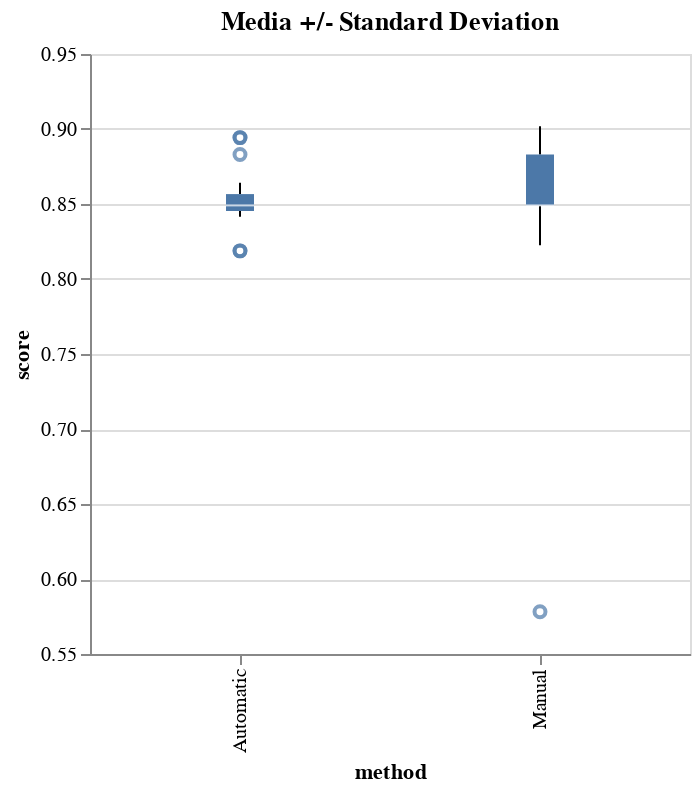

The notebook cell this image was saved under:
### Code cell
alt.Chart(all_performances[all_performances['dataset'] == dataset]).mark_boxplot().encode(
    x=alt.X('method:N'),
    y=alt.Y('score:Q', scale=alt.Scale(zero=False))
).properties(width=300, height=300, title='Media +/- Standard Deviation')

### Figure 1 — Vega-Lite specification as saved in the notebook (floating-point values rounded to 4 significant figures)
{"config": {"view": {"continuousWidth": 400, "continuousHeight": 300}}, "data": {"name": "data-1be1fac29e1597172d9ccc7be3594f58"}, "mark": "boxplot", "encoding": {"x": {"type": "nominal", "field": "method"}, "y": {"type": "quantitative", "field": "score", "scale": {"zero": false}}}, "height": 300, "title": "Media +/- Standard Deviation", "width": 300, "$schema": "https://vega.github.io/schema/vega-lite/v4.8.1.json", "datasets": {"data-1be1fac29e1597172d9ccc7be3594f58": [{"dataset": "LL1_GS_process_classification_tabular_MIN_METADATA", "method": "Manual", "score": 0.9019, "time": "2021-10-05T00:22:36.272962"}, {"dataset": "LL1_GS_process_classification_tabular_MIN_METADATA", "method": "Manual", "score": 0.9018, "time": "2021-10-05T00:22:11.917924"}, {"dataset": "LL1_GS_process_classification_tabular_MIN_METADATA", "method": "Manual", "score": 0.898, "time": "2021-10-05T00:23:00.395780"}, {"dataset": "LL1_GS_process_classification_tabular_MIN_METADATA", "method": "Manual", "score": 0.8867, "time": "2021-10-05T00:04:28.174732"}, {"dataset": "LL1_GS_process_classification_tabular_MIN_METADATA", "method": "Manual", "score": 0.8867, "time": "2021-10-05T00:05:16.161161"}, {"dataset": "LL1_GS_process_classification_tabular_MIN_METADATA", "method": "Manual", "score": 0.8867, "time": "2021-10-05T00:06:53.886716"}, {"dataset": "LL1_GS_process_classification_tabular_MIN_METADATA", "method": "Manual", "score": 0.883, "time": "2021-10-05T00:18:18.562980"}, {"dataset": "LL1_GS_process_classification_tabular_MIN_METADATA", "method": "Manual", "score": 0.8829, "time": "2021-10-05T00:13:36.390701"}, {"dataset": "LL1_GS_process_classification_tabular_MIN_METADATA", "method": "Manual", "score": 0.8829, "time": "2021-10-05T00:18:39.122854"}, {"dataset": "LL1_GS_process_classification_tabular_MIN_METADATA", "method": "Manual", "score": 0.8716, "time": "2021-10-05T00:12:09.290963"}, {"dataset": "LL1_GS_process_classification_tabular_MIN_METADATA", "method": "Manual", "score": 0.8566, "time": "2021-10-05T00:00:58.291695"}, {"dataset": "LL1_GS_process_classification_tabular_MIN_METADATA", "method": "Manual", "score": 0.8566, "time": "2021-10-05T00:01:45.769658"}, {"dataset": "LL1_GS_process_classification_tabular_MIN_METADATA", "method": "Manual", "score": 0.8491, "time": "2021-10-05T00:00:34.301853"}, {"dataset": "LL1_GS_process_classification_tabular_MIN_METADATA", "method": "Manual", "score": 0.8491, "time": "2021-10-05T00:01:21.900627"}, {"dataset": "LL1_GS_process_classification_tabular_MIN_METADATA", "method": "Manual", "score": 0.8491, "time": "2021-10-05T00:03:46.038200"}, {"dataset": "LL1_GS_process_classification_tabular_MIN_METADATA", "method": "Manual", "score": 0.8491, "time": "2021-10-05T00:14:36.369589"}, {"dataset": "LL1_GS_process_classification_tabular_MIN_METADATA", "method": "Manual", "score": 0.8491, "time": "2021-10-05T00:15:00.389388"}, {"dataset": "LL1_GS_process_classification_tabular_MIN_METADATA", "method": "Manual", "score": 0.8491, "time": "2021-10-05T00:23:23.961417"}, {"dataset": "LL1_GS_process_classification_tabular_MIN_METADATA", "method": "Manual", "score": 0.8491, "time": "2021-10-05T00:23:48.279425"}, {"dataset": "LL1_GS_process_classification_tabular_MIN_METADATA", "method": "Manual", "score": 0.8491, "time": "2021-10-05T00:29:25.078869"}, {"dataset": "LL1_GS_process_classification_tabular_MIN_METADATA", "method": "Manual", "score": 0.849, "time": "2021-10-05T00:05:40.568798"}, {"dataset": "LL1_GS_process_classification_tabular_MIN_METADATA", "method": "Manual", "score": 0.849, "time": "2021-10-05T00:06:04.873455"}, {"dataset": "LL1_GS_process_classification_tabular_MIN_METADATA", "method": "Manual", "score": 0.849, "time": "2021-10-05T00:06:29.456927"}, {"dataset": "LL1_GS_process_classification_tabular_MIN_METADATA", "method": "Manual", "score": 0.849, "time": "2021-10-05T00:11:45.060641"}, {"dataset": "LL1_GS_process_classification_tabular_MIN_METADATA", "method": "Manual", "score": 0.8453, "time": "2021-10-05T00:04:49.329679"}, {"dataset": "LL1_GS_process_classification_tabular_MIN_METADATA", "method": "Manual", "score": 0.8415, "time": "2021-10-05T00:13:12.464281"}, {"dataset": "LL1_GS_process_classification_tabular_MIN_METADATA", "method": "Manual", "score": 0.8225, "time": "2021-10-05T00:28:39.916925"}, {"dataset": "LL1_GS_process_classification_tabular_MIN_METADATA", "method": "Manual", "score": 0.5782, "time": "2021-10-05T00:12:33.533415"}, {"dataset": "LL1_GS_process_classification_tabular_MIN_METADATA", "method": "Automatic", "score": 0.8943, "time": "2021-10-05T00:22:47.131000"}, {"dataset": "LL1_GS_process_classification_tabular_MIN_METADATA", "method": "Automatic", "score": 0.8943, "time": "2021-10-05T00:23:26.250753"}, {"dataset": "LL1_GS_process_classification_tabular_MIN_METADATA", "method": "Automatic", "score": 0.8829, "time": "2021-10-05T00:28:18.961295"}, {"dataset": "LL1_GS_process_classification_tabular_MIN_METADATA", "method": "Automatic", "score": 0.8642, "time": "2021-10-05T00:26:11.972368"}, {"dataset": "LL1_GS_process_classification_tabular_MIN_METADATA", "method": "Automatic", "score": 0.8641, "time": "2021-10-05T00:16:09.821089"}, {"dataset": "LL1_GS_process_classification_tabular_MIN_METADATA", "method": "Automatic", "score": 0.8604, "time": "2021-10-05T00:30:15.654395"}, {"dataset": "LL1_GS_process_classification_tabular_MIN_METADATA", "method": "Automatic", "score": 0.8528, "time": "2021-10-05T00:12:56.798902"}, {"dataset": "LL1_GS_process_classification_tabular_MIN_METADATA", "method": "Automatic", "score": 0.8491, "time": "2021-10-05T00:16:58.670925"}, {"dataset": "LL1_GS_process_classification_tabular_MIN_METADATA", "method": "Automatic", "score": 0.8491, "time": "2021-10-05T00:13:48.402771"}, {"dataset": "LL1_GS_process_classification_tabular_MIN_METADATA", "method": "Automatic", "score": 0.8491, "time": "2021-10-05T00:14:12.397254"}, {"dataset": "LL1_GS_process_classification_tabular_MIN_METADATA", "method": "Automatic", "score": 0.8491, "time": "2021-10-05T00:24:50.399878"}, {"dataset": "LL1_GS_process_classification_tabular_MIN_METADATA", "method": "Automatic", "score": 0.8491, "time": "2021-10-05T00:27:27.683750"}, {"dataset": "LL1_GS_process_classification_tabular_MIN_METADATA", "method": "Automatic", "score": 0.8491, "time": "2021-10-05T00:27:48.670585"}, {"dataset": "LL1_GS_process_classification_tabular_MIN_METADATA", "method": "Automatic", "score": 0.8491, "time": "2021-10-05T00:28:55.120365"}, {"dataset": "LL1_GS_process_classification_tabular_MIN_METADATA", "method": "Automatic", "score": 0.849, "time": "2021-10-05T00:17:22.705250"}, {"dataset": "LL1_GS_process_classification_tabular_MIN_METADATA", "method": "Automatic", "score": 0.849, "time": "2021-10-05T00:18:12.844674"}, {"dataset": "LL1_GS_process_classification_tabular_MIN_METADATA", "method": "Automatic", "score": 0.8454, "time": "2021-10-05T00:27:06.448662"}, {"dataset": "LL1_GS_process_classification_tabular_MIN_METADATA", "method": "Automatic", "score": 0.8453, "time": "2021-10-05T00:17:46.202072"}, {"dataset": "LL1_GS_process_classification_tabular_MIN_METADATA", "method": "Automatic", "score": 0.8452, "time": "2021-10-05T00:13:24.430109"}, {"dataset": "LL1_GS_process_classification_tabular_MIN_METADATA", "method": "Automatic", "score": 0.8415, "time": "2021-10-05T00:02:32.930798"}, {"dataset": "LL1_GS_process_classification_tabular_MIN_METADATA", "method": "Automatic", "score": 0.8414, "time": "2021-10-05T00:16:34.269008"}, {"dataset": "LL1_GS_process_classification_tabular_MIN_METADATA", "method": "Automatic", "score": 0.8188, "time": "2021-10-05T00:26:45.231878"}, {"dataset": "LL1_GS_process_classification_tabular_MIN_METADATA", "method": "Automatic", "score": 0.8188, "time": "2021-10-05T00:29:39.709602"}]}}
